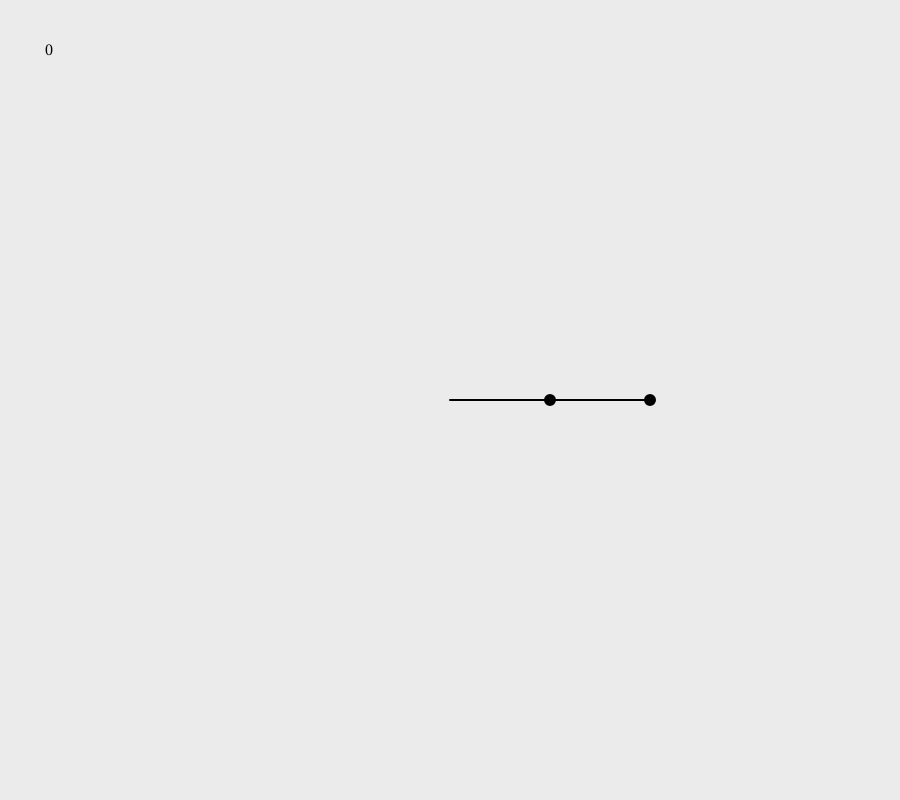
Frame 1 (no input)
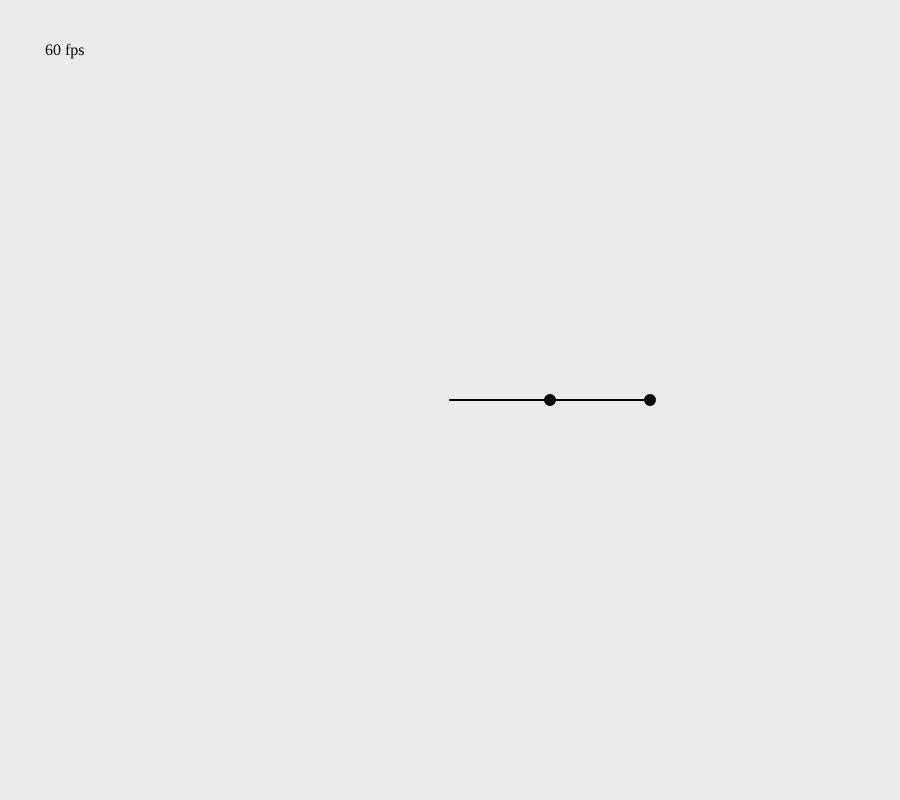
Frame 60 (no input)
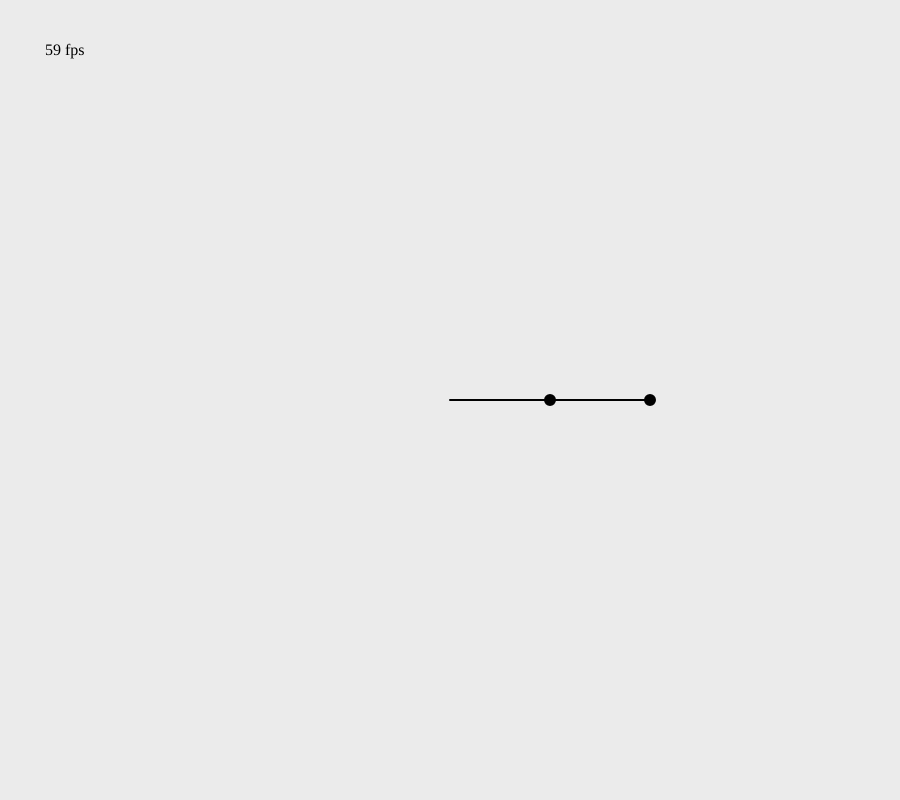
Frame 120 (the mouse pressed at the canvas centre since frame 60)

The p5.js sketch that drew these frames (run headless with seeded random() and noise() and a simulated clock; from frame 60 on, the mouse is pressed at the canvas centre):

// p5.js sketch
// ── sketch.js
let begin = false;
let counter = 0;

let angle1 = 0;
let angle2 = 0;
let angle1_vel = 0;
let angle2_vel = 0;
let g = 1;

let prevX2 = -1;
let prevY2 = -1;
let cx, cy;

let buffer;
let penLengthA, penLengthB, massA, massB;
let beginBtn, resetBtn;

const bgClr = 235;
let framerate;

function setup() {
	createCanvas(900, 800);
	angle1 = PI / 2;
	angle2 = PI / 2;
	cx = width / 2;
	cy = height / 2;

	buffer = createGraphics(width, height);
	buffer.background(bgClr);
	buffer.translate(cx, cy);
	buffer.colorMode(HSB, 100);

	penLengthA = createSlider(10, 200, 100, 0.1);
	penLengthB = createSlider(10, 200, 100, 0.1);
	massA = createSlider(10, 100, 10, 1);
	massB = createSlider(10, 100, 10, 1);

	beginBtn = createButton('Start');
	beginBtn.mousePressed(beginSimulation);
	resetBtn = createButton('Reset');
	resetBtn.mousePressed(resetSimulation);

	framerate = createP('0');
	framerate.position(45, 25);
}

function draw() {
	// Initialization
	background(bgClr);
	imageMode(CORNER);
	image(buffer, 0, 0, width, height);
	translate(cx, cy);
	stroke(0);
	strokeWeight(2);

	if (frameCount % 10 === 0) {
		framerate.html(Math.trunc(frameRate()) + ' fps');
	}

	// Pendulums and balls
	let pen1 = penLengthA.value();
	let pen2 = penLengthB.value();
	let ball1 = massA.value();
	let ball2 = massB.value();

	// Formula
	const angle1_acc = getAngle1_acc(pen1, pen2, ball1, ball2);
	const angle2_acc = getAngle2_acc(pen1, pen2, ball1, ball2);

	// Points
	let x1 = pen1 * sin(angle1);
	let y1 = pen1 * cos(angle1);

	x2 = x1 + pen2 * sin(angle2);
	y2 = y1 + pen2 * cos(angle2);

	// Draw
	line(0, 0, x1, y1);
	fill(0);
	ellipse(x1, y1, ball1, ball1);

	line(x1, y1, x2, y2);
	fill(0);
	ellipse(x2, y2, ball2, ball2);

	// Simulation
	if (begin) {
		angle1_vel += angle1_acc;
		angle2_vel += angle2_acc;
		angle1 += angle1_vel;
		angle2 += angle2_vel;

		// angle1_vel *= 0.9999;
		// angle2_vel *= 0.9999;

		// Draw path
		const color = map(angle2_vel, -0.2, 0.2, 0, 100);
		buffer.stroke(color, 100, 100);
		buffer.strokeWeight(1);
		if (counter > 1) {
			buffer.line(prevX2, prevY2, x2, y2);
		}

		prevX2 = x2;
		prevY2 = y2;

		counter++;
	}
}

function beginSimulation() {
	if (!begin) {
		begin = true;
		beginBtn.html('Stop');
	} else {
		begin = false;
		beginBtn.html('Start');
	}
}

function resetSimulation() {
	angle1 = PI / 2;
	angle2 = PI / 2;
	angle1_vel = 0;
	angle2_vel = 0;

	buffer.clear();
	buffer.background(bgClr);
	background(bgClr);
	counter = 0;

	begin = false;
	beginBtn.html('Start');
}

function getAngle1_acc(pen1, pen2, mass1, mass2) {
	const p1 = -g * (2 * mass1 + mass2) * sin(angle1);
	const p2 = -mass2 * g * sin(angle1 - 2 * angle2);
	const p3 = -2 * sin(angle1 - angle2) * mass2;
	const p4 = angle2_vel * angle2_vel * pen2;
	const p5 = angle1_vel * angle1_vel * pen1 * cos(angle1 - angle2);

	const den = pen1 * (2 * mass1 + mass2 - mass2 * cos(2 * angle1 - 2 * angle2));

	return (p1 + p2 + p3 * (p4 + p5)) / den;
}

function getAngle2_acc(pen1, pen2, mass1, mass2) {
	const p1 = 2 * sin(angle1 - angle2);
	const p2 = angle1_vel * angle1_vel * pen1 * (mass1 + mass2);
	const p3 = g * (mass1 + mass2) * cos(angle1);
	const p4 = angle2_vel * angle2_vel * pen2 * mass2 * cos(angle1 - angle2);

	const den = pen2 * (2 * mass1 + mass2 - mass2 * cos(2 * angle1 - 2 * angle2));

	return p1 * (p2 + p3 + p4) / den;
}
